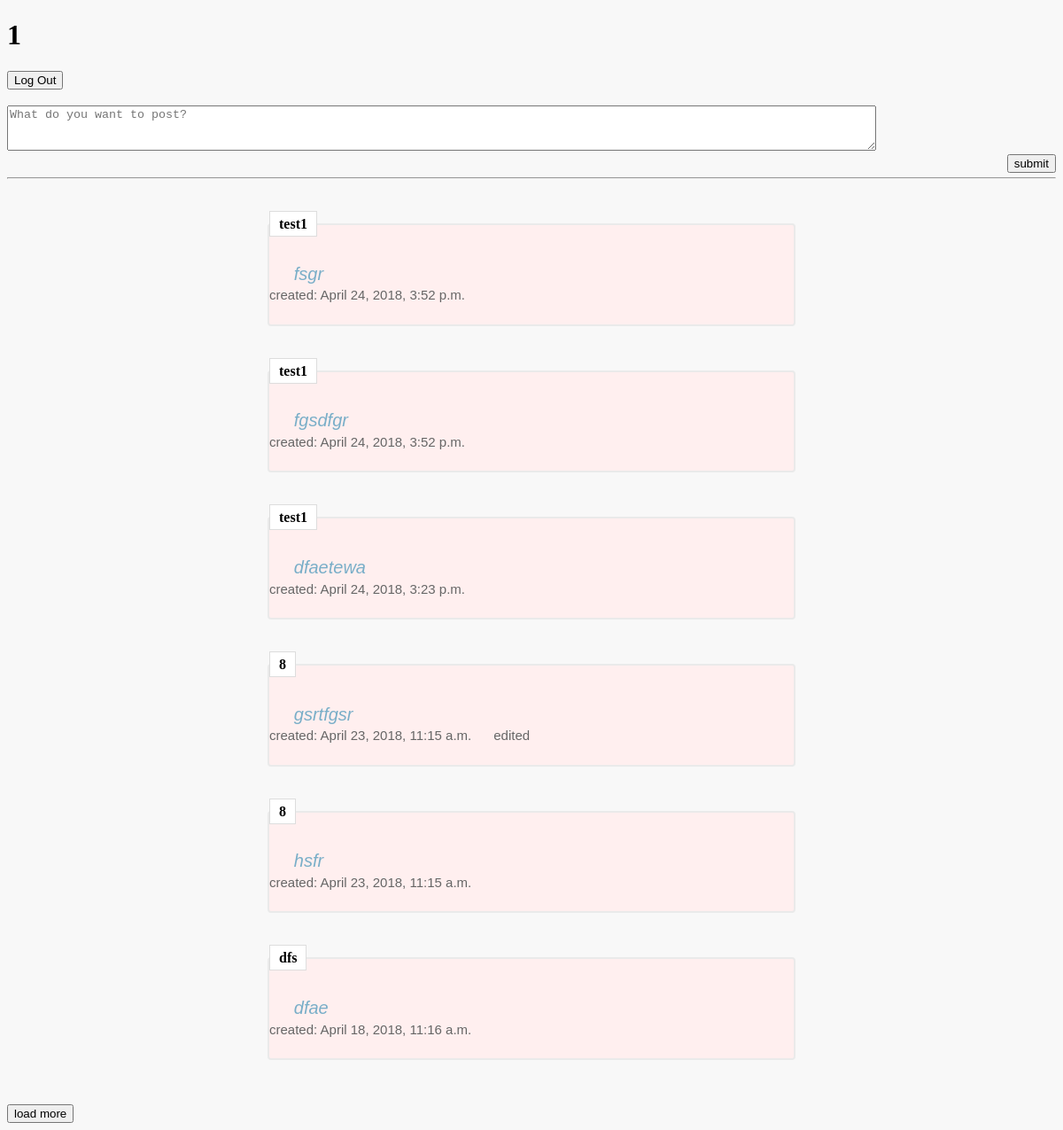
Before: /pyq/ (signed in) with the older database file.
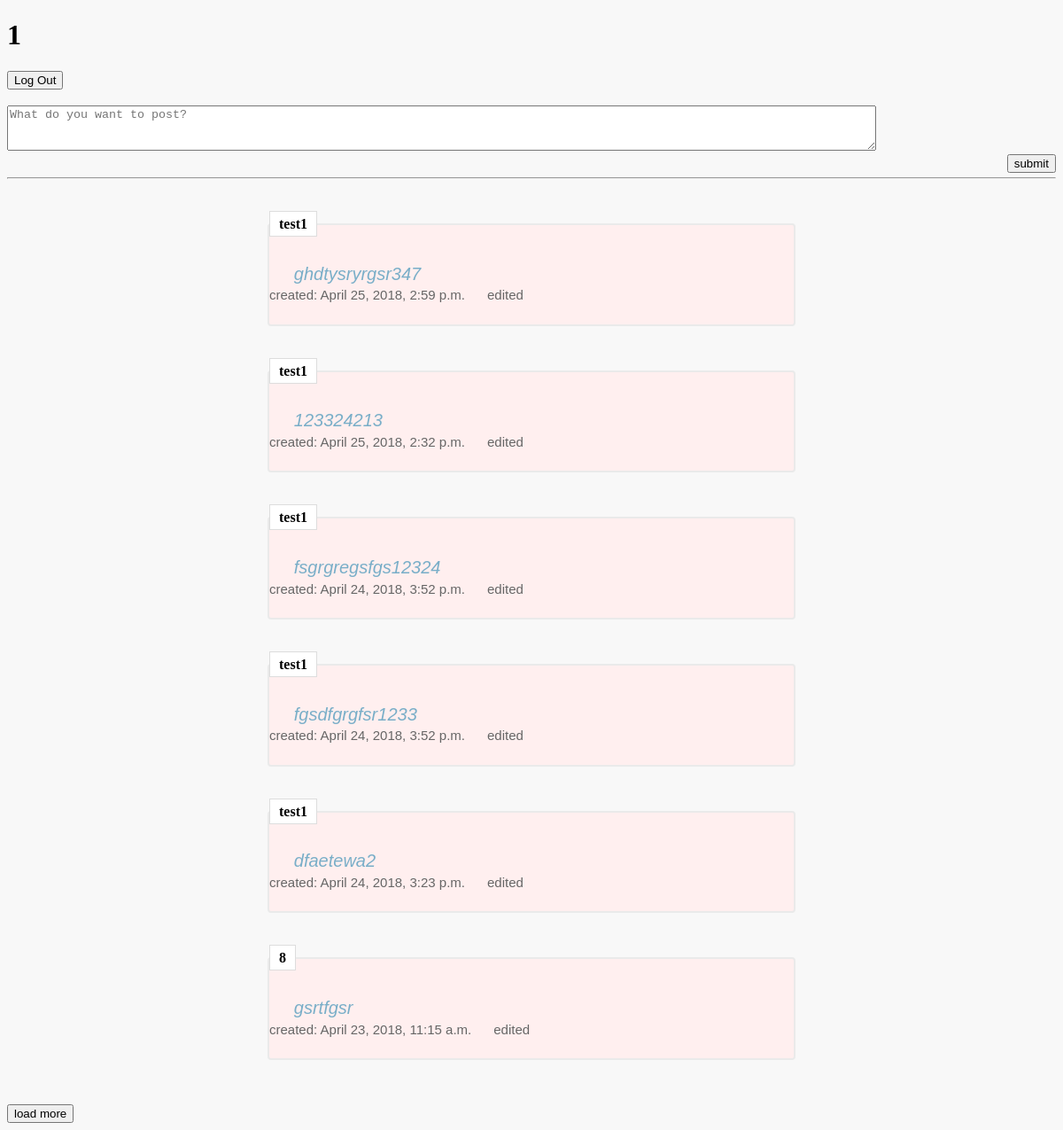
After: the same page with the newer database file.
### account/models.py (models this page shows, shortened)
class User(models.Model):
    sid = models.CharField(max_length=50, unique=1)
    username = models.CharField(max_length=50, unique=1)
    password = models.CharField(max_length=50)
    permission = models.BooleanField(default=False)
    def __str__(self):
        return self.username

### pyq/models.py (models this page shows, shortened)
class Post(models.Model):
    pid = models.AutoField(primary_key=True)
    user_now = models.ForeignKey(User, on_delete=models.CASCADE)
    context = models.TextField()
    created_time = models.DateTimeField('Created', auto_now_add=True)
    edit_time = models.DateTimeField('Edit', auto_now=True)
    @classmethod
    def count_pages(cls, pages):
        tot = Post.objects.count()
        if tot <= pages * per_post:
            return 0
        else:
            return 1
    @classmethod
    def show(cls, request, user_login, pages):
        more_pages = Post.count_pages(pages)
        if more_pages:
            posts = list(Post.objects.all())[-1:-(per_post * pages + 1):-1]
        else:
            posts = list(Post.objects.all())[::-1]
        return render(request, 'pyq/index.html', {
            'posts': posts,
            'user_login': user_login,
            'pages': pages,
            'more_pages': more_pages,
        })

### pyq/views.py (the view)
# urls.py: path('', views.index, name='index'),
def index(request):
    user_login = get_user_from_request(request)
    if not user_login:
        return HttpResponseRedirect(reverse('account:login'))
    return Post.show(request, user_login, 1)

### pyq/views.py (called while the page is built)
def get_user_from_request(request):
    user_sid = request.session.get('myUser', None)
    if not user_sid:
        return None
    user_login = get_object_or_404(User, sid=user_sid)
    return user_login

### pyq/templates/pyq/index.html (shortened to what this page needs)
<!DOCTYPE html>
<html lang="en">
<head>
    {% load static %}
    <link rel="stylesheet" type="text/css" href="{% static 'pyq/index.css' %}" />
</head>
<body class="index">
<h1>{{ user_login.username }}</h1>
<form action="{% url 'account:logout' %}" method="post">
    <input type="submit" value="Log Out" />
</form>
<br>
<form action="{% url 'pyq:post_action' pages user_login.id %}" method='post' enctype="multipart/form-data">
    <div>
        <textarea style="" name="context" placeholder="What do you want to post?" rows="3" cols='120'></textarea>
    </div>
    <div>
        <input type="submit" value="submit" style="float: right"/><br>
    </div>
</form>
<hr>
<div>
    <div id="post_list_item">
        {% for post in posts %}
            <div class="fieldset">
                {% if post.user_now == user_login %}
                    <div class="self_post">
                        <p class="edit_content" id="post{{ post.pid }}0">
                            <content>{{ post.context }}&nbsp &nbsp &nbsp</content><br>
                            created: {{ post.created_time }}&nbsp &nbsp &nbsp
                            {% if post.edit_time != post.created_time %}
                                edited
                            {% endif %}
                        </p>
                        <div class="edit_add_content" id="post{{ post.pid }}">
                            <form action="{% url 'pyq:post_action' pages post.pid %}" method="post">
                            {% csrf_token %}
                            <div>
                                <label><textarea name="context" placeholder="what do you want to post?">{{ post.context }}</textarea></label>
                                <input type="hidden" name="type_change" value="edit_add"/>
                                <input type="submit" value="submit" />
                            </div>
                            </form>
                        </div>
                    </div>
                {% else %}
                    <div class="not_self_post">
                    <h1><span>{{ post.user_now }}</span></h1>
                    <p><content>&nbsp &nbsp &nbsp{{ post.context }}</content><br>
                        created: {{ post.created_time }}&nbsp &nbsp &nbsp
                        {% if post.edit_time != post.created_time %}
                            edited
                        {% endif %}
                    </p>
                    </div>
                {% endif %}
                    <table align="center">
                    <tr>
                    <td>
                    </td>
                    <td>
                    </td>
                    </tr>
                    </table>
            </div>
        {% endfor %}
    </div>
</div>
<div>
    {% if more_pages %}
        <form action="{% url 'pyq:post_action' pages user_login.id %}" method="post">
            <input type="submit" value="load more">
        </form>
    {% else %}
        <p>Already the last post</p>
    {% endif %}
</div>
</body>
</html>

### pyq/static/pyq/index.css (style rules this page uses)
body.index { background: #f8f8f8; }
.index .fieldset { border: 2px solid #eaeaea; -webkit-border-radius: 4px; -moz-border-radius: 4px; border-radius: 4px; margin-top: 1em; width: 50%; background: #ffefef; margin: 50px auto; }
.index .fieldset .not_self_post { text-align: left; }
.index .fieldset h1 { font-size: 16px; }
.index .fieldset h1 span { display: inline; border: 1px solid #dddddd; background: #fff; padding: 5px 10px; position: relative; top: -1.3em; }
.index .fieldset p { line-height: 150%; text-decoration: none; text-indent: 0px; color: #666666; font-size: 15px; font-family: "Comic Sans MS", cursive, sans-serif; }
.index .fieldset p content { font-size: 20px; font-style: italic; color: #79aec8; }

Changed rows visible on the page:
no longer on this page (row unchanged): Post: user_now "8", context "hsfr", created_time "April 23, 2018, 11:15 a.m."
no longer on this page (row unchanged): Post: user_now "dfs", context "dfae", created_time "April 18, 2018, 11:16 a.m."
added Post: user_now "test1", context "ghdtysryrgsr347", created_time "April 25, 2018, 2:59 p.m.", shows "edited"
added Post: user_now "test1", context "123324213", created_time "April 25, 2018, 2:32 p.m.", shows "edited"
changed Post: context "fsgr" → "fsgrgregsfgs12324"; now shows "edited"
changed Post: context "fgsdfgr" → "fgsdfgrgfsr1233"; now shows "edited"
changed Post: context "dfaetewa" → "dfaetewa2"; now shows "edited"
